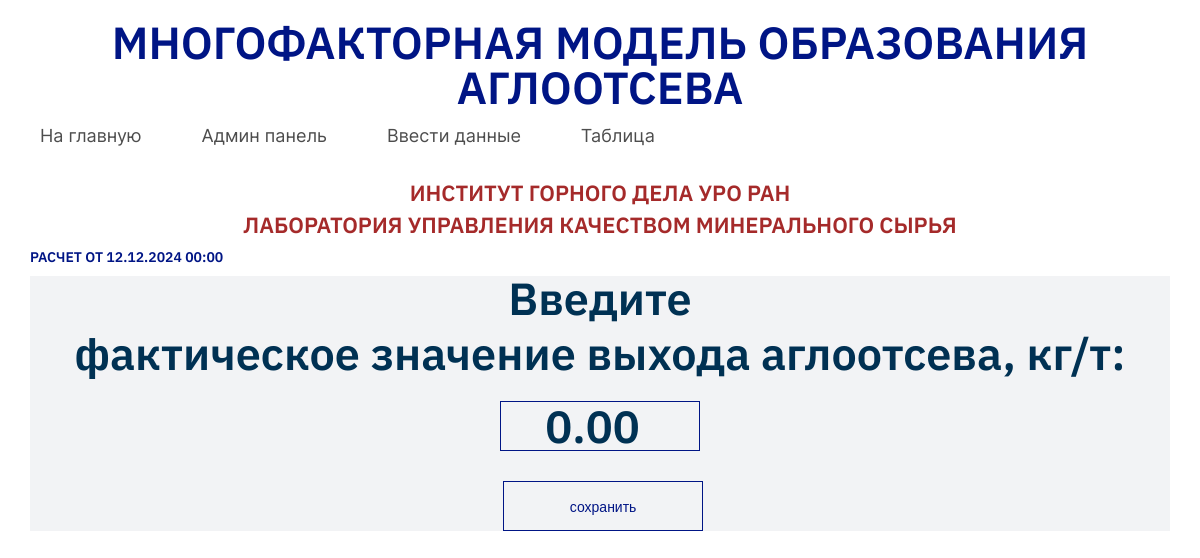
The page /edit_actual/99/ on the database its author committed.
### agglomerates/models.py (models this page shows, shortened)
class Date(models.Model):
    date_enter=models.DateField(blank=False, null=True)
    created=models.DateTimeField(auto_now_add=True)
    def __str__(self):
         return 'Расчет от {}'.format(self.date_enter.strftime('%d.%m.%Y %H:%M'))

class Entry(models.Model):
    date = models.ForeignKey(Date, verbose_name="Группа расчотов", on_delete=models.PROTECT, null=True)
    date_added=models.DateTimeField(verbose_name='Дата расчета', auto_now_add=True)
    titanium_content_in_agglomerate=models.DecimalField( verbose_name="Содержание титана в агломерате КГОК:", default=0, max_digits=5, decimal_places=2)
    mechanical_strength_of_agglomerate=models.DecimalField(verbose_name="Механическая (барабанная) прочность агломерата:", default=0, max_digits=5, decimal_places=2)
    output_in_agglomerate_of_size_class=models.DecimalField(verbose_name="Выход в агломерате классаа крупности-40+15мм:", default=0, max_digits=5, decimal_places=2)
    specific_consumption_of_natural_gas=models.DecimalField(verbose_name="Расход природного газа:", default=0, max_digits=5, decimal_places=2)
    water_consumption_in_drum_pelletizer=models.DecimalField(verbose_name="Расход воды в барабанном окомкователе:", default=0, max_digits=5, decimal_places=2)
    charge_consumption_before_seeding=models.DecimalField(verbose_name="Расход агломерационной шихты после высева:", default=0, max_digits=5, decimal_places=2)
    exhaust_gas_temperature=models.DecimalField(verbose_name="Температура отходящих газов:", default=0, max_digits=5, decimal_places=2)
    velocity_am=models.DecimalField(verbose_name="Скорость агломашины", default=0, max_digits=5, decimal_places=2)
    jig_bed_weight=models.DecimalField(verbose_name="Вес постели общий:", default=0, max_digits=5, decimal_places=2)
    content_titan_in_source_ore=models.DecimalField(verbose_name="Содержание титана в концентрате", default=0, max_digits=5, decimal_places=2)
    content_of_size_class_in_source_ore=models.DecimalField(verbose_name="Содержание в концентрате класса крупности -0,071 мм:", default=0, max_digits=5, decimal_places=2)
    output_in_limestone_of_size_class=models.DecimalField(verbose_name="Выход в известняке класса крупности +3, мм:", default=0, max_digits=5, decimal_places=2)
    specific_fuel_consumption=models.DecimalField(verbose_name="Удельный расход топлива:", default=0, max_digits=5, decimal_places=2)
    consumption_of_agglomeration_charge_after_seeding=models.DecimalField(verbose_name="Расход агломерационной шихты послевысева:", default=0, max_digits=5, decimal_places=2)
    filling_level_of_bed_bin=models.DecimalField(verbose_name="Уровень заполнения бункера постели:", default=0, max_digits=5, decimal_places=2)
    moisture_content_in_hopper_am=models.DecimalField(verbose_name="Влажность шихты в бункере а/м:", default=0, max_digits=5, decimal_places=2)
    temperature_in_vacuum_chamber_no_eighteen=models.DecimalField(verbose_name="Температура в вакуум-камере № 18:", default=0, max_digits=5, decimal_places=2)
    temperature_in_vacuum_chamber_no_nineteen=models.DecimalField(verbose_name="Температура в вакуум-камере № 19:", default=0, max_digits=5, decimal_places=2)
    output_agglomerate = models.GeneratedField(verbose_name="Выход аглоотсева, кг/т:",
        expression=Round(714.38+
        74.41*F("titanium_content_in_agglomerate")+
        9.09*F("mechanical_strength_of_agglomerate")+
        1.06*F("output_in_agglomerate_of_size_class")+
        23.19*F("specific_consumption_of_natural_gas")+
        12.1*F("water_consumption_in_drum_pelletizer")+
        0.84*F("charge_consumption_before_seeding")+
        3.85*F("exhaust_gas_temperature")+
        64.37*F("velocity_am")+
        0.21*F("jig_bed_weight")-
        155.15*F("content_titan_in_source_ore")-
        6.08*F("content_of_size_class_in_source_ore")-
        5.81*F("output_in_limestone_of_size_class")-
        2.8*F("specific_fuel_consumption")-
        0.68*F("consumption_of_agglomeration_charge_after_seeding")-
        1.82*F("filling_level_of_bed_bin")-
        81.66*F("moisture_content_in_hopper_am")-
        1.17*F("temperature_in_vacuum_chamber_no_eighteen")-
        1.05*F("temperature_in_vacuum_chamber_no_nineteen"), precision=1),
        output_field=models.BigIntegerField(),
        db_persist=False, #Если вы используете postgresql , тот тут всегда указывайте True
    )
    actual_value_of_agglomeration_output=models.DecimalField(verbose_name="Фактическое значение выхода аглоотсева, кг/т", default=0, max_digits=5, decimal_places=2)
    difference_between_estimated_and_actual_values = models.GeneratedField(verbose_name="Абсолютная разница между расчетным и фактическим значениями",
        expression=Round(
        F("output_agglomerate")-
        F("actual_value_of_agglomeration_output"), precision=1),
        output_field=models.BigIntegerField(),
        db_persist=False, #Если вы используете postgresql , тот тут всегда указывайте True
    )

### agglomerates/views.py (the view)
# urls.py: re_path(r'^edit_actual/(?P<id>\d+)/$', views.edit_actual_output, name='edit_actual_output'),
def edit_actual_output(request, id):
    entry=Entry.objects.get(id=id)
    date=entry.date
    if request.method != 'POST':
        form= EntryForm(instance=entry)
    else:
        form=EntryForm(instance=entry, data=request.POST)
        if form.is_valid():
            form.save()
            return HttpResponseRedirect(reverse('agglomerates:table'))
    context = {'entry':entry, 'date':date, 'form':form}
    return render(request, 'agglomerates/edit_actual.html', context)

### agglomerates/forms.py
class EntryForm(ModelForm):
    class Meta:
        model = Entry
        fields=[
            'titanium_content_in_agglomerate',
            'mechanical_strength_of_agglomerate',
            'output_in_agglomerate_of_size_class',
            'specific_consumption_of_natural_gas',
            'water_consumption_in_drum_pelletizer',
            'charge_consumption_before_seeding',
            'exhaust_gas_temperature',
            'velocity_am',
            'jig_bed_weight',
            'content_titan_in_source_ore',
            'content_of_size_class_in_source_ore',
            'output_in_limestone_of_size_class',
            'specific_fuel_consumption',
            'consumption_of_agglomeration_charge_after_seeding',
            'filling_level_of_bed_bin',
            'moisture_content_in_hopper_am',
            'temperature_in_vacuum_chamber_no_eighteen',
            'temperature_in_vacuum_chamber_no_nineteen',
            'actual_value_of_agglomeration_output',
            ]

### agglomerates/templates/agglomerates/edit_actual.html (shortened to what this page needs)
{% extends "agglomerates/base.html" %}
{% block content %}
<div class="container">
    <p class="date_text"><a href="{% url 'agglomerates:single_date' date.id %}">{{ date }}</a></p>
    <div class="edit_actual_output_wrapp">
        <p >Введите </p>
            <form  style="" class="edit_actual_output" action="{% url 'agglomerates:edit_actual_output' entry.id %}" method = "post">
                {{ form.as_p }}
                <input type="submit" value="сохранить">
            </form>
    </div>
</div>
{% endblock content %}

### agglomerates/static/agglomerates/css/styles.css (style rules this page uses)
.date_text a { font-family: 'IBM Plex Sans'; font-style: normal; font-weight: 600; font-size: 14px; line-height: 100%; text-transform: uppercase; color: #001585; text-align: left; margin-top: 30px; }
.edit_actual_output { position: relative; height: 200px; }
.edit_actual_output_wrapp { background: #F2F3F5; }
.edit_actual_output_wrapp p { text-align: center; font-family: 'IBM Plex Sans'; font-style: normal; font-weight: 600; font-size: 45px; line-height: 100%; color: #003153; }
.edit_actual_output p { text-align: center; font-family: 'IBM Plex Sans'; font-style: normal; font-weight: 600; font-size: 45px; line-height: 100%; color: #001585; }
.edit_actual_output input[type='submit'] { width: 200px; height: 50px; text-align: center; border: 1px solid #001585; background: #F2F3F5; color: #001585; position: absolute; left:41.5%; bottom: 0%; }
.edit_actual_output input[type='number'] { width: 200px; height: 50px; text-align: center; border: 1px solid #001585; background: #F2F3F5; color: #003153; margin-top: 20px; }
.edit_actual_output label { text-transform: lowercase; color: #003153; }

### rows shown on the page
Date: date_enter "РАСЧЕТ ОТ 12.12.2024 00:00"
Entry: actual_value_of_agglomeration_output "0.00"
